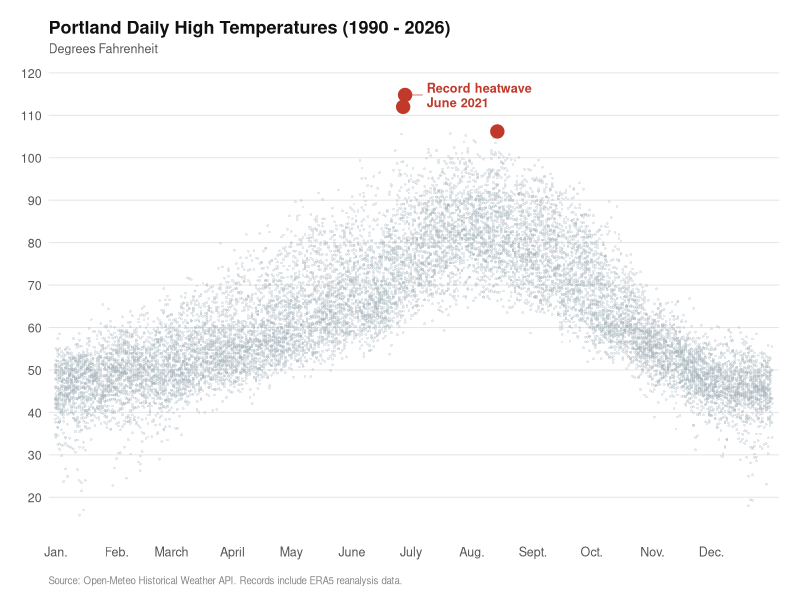

The R source for this figure:
#
#
#
#
#
#
#
#
#
#
#
#
#
#
#
#
#
library(ggplot2)
library(lubridate)
library(readr)

# Load the historical weather dataset
weather_data <- read_csv("portland_daily_highs.csv")

# 1. Data Preparation
# Convert Date to a proper Date object
weather_data$Date <- as.Date(weather_data$Date)

# Create a numeric day_of_year column (1-365) using lubridate::yday()
weather_data$day_of_year <- yday(weather_data$Date)

# 2. Identify the Top 3 Highest Temperature Records
# Sorting descending by Fahrenheit and picking the top 3 rows
top_3_records <- weather_data[order(-weather_data$Max_Temp_F), ][1:3, ]
#
#
#
#
#
# Define month starts in day-of-year for a standard year (non-leap year)
month_breaks <- c(1, 32, 60, 91, 121, 152, 182, 213, 244, 274, 305, 335)
month_labels <- c("Jan.", "Feb.", "March", "April", "May", "June", "July", "Aug.", "Sept.", "Oct.", "Nov.", "Dec.")

# Create the NYT-style seasonal scatter plot
ggplot(weather_data, aes(x = day_of_year, y = Max_Temp_F)) +
  # Plot all historical highs as a slate-gray "climate cloud"
  geom_point(color = "#a2b1b9", alpha = 0.28, size = 1.0, stroke = 0) +
  
  # Highlight the top 3 highest temperature records as larger, vivid red dots
  geom_point(data = top_3_records, aes(x = day_of_year, y = Max_Temp_F), 
             color = "#c0392b", size = 3.8, stroke = 0.8) +
  
  # Draw a subtle indicator line connecting the annotation to the heatwave dots
  annotate("segment",
           x = 179 + 2, xend = 179 + 9,
           y = 114.8, yend = 114.8,
           color = "#c0392b",
           linewidth = 0.3,
           alpha = 0.8) +
  
  # Add the text annotation pointing to the record heatwave
  annotate("text", 
           x = 179 + 11, 
           y = 114.8, 
           label = "Record heatwave\nJune 2021", 
           hjust = 0, 
           vjust = 0.5, 
           color = "#c0392b", 
           size = 3.2, 
           fontface = "bold",
           lineheight = 0.95) +
  
  # Adjust axes
  scale_x_continuous(
    breaks = month_breaks, 
    labels = month_labels, 
    expand = c(0.01, 0.01)
  ) +
  scale_y_continuous(
    breaks = seq(20, 120, by = 10), 
    limits = c(10, 120),
    expand = c(0, 0)
  ) +
  
  # Title, subtitle, and caption styling
  labs(
    title = "Portland Daily High Temperatures (1990 - 2026)",
    subtitle = "Degrees Fahrenheit",
    caption = "Source: Open-Meteo Historical Weather API. Records include ERA5 reanalysis data."
  ) +
  
  # Minimalist design matching specifications
  theme_minimal() +
  theme(
    # Remove vertical grid lines entirely
    panel.grid.major.x = element_blank(),
    panel.grid.minor.x = element_blank(),
    
    # Remove minor horizontal lines, keep light major horizontal lines
    panel.grid.minor.y = element_blank(),
    panel.grid.major.y = element_line(color = "#e5e5e5", linewidth = 0.35),
    
    # Remove axis titles for clean NYT look
    axis.title.x = element_blank(),
    axis.title.y = element_blank(),
    
    # Text styling
    axis.text = element_text(color = "#555555", size = 9),
    plot.title = element_text(face = "bold", size = 13, color = "#111111", margin = margin(b = 4)),
    plot.subtitle = element_text(size = 9, color = "#555555", margin = margin(b = 12)),
    plot.caption = element_text(size = 7, color = "#888888", hjust = 0, margin = margin(t = 12)),
    
    # Clean margins
    plot.margin = margin(t = 15, r = 15, b = 10, l = 15)
  )
#
#
#
#
#
#
#
#
#
#
#
#
#
#
#
#
